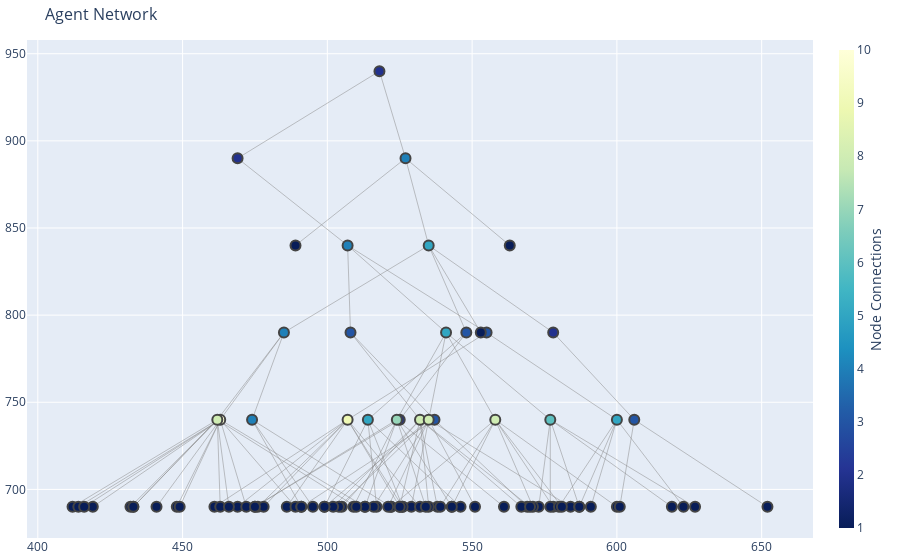

The notebook cell saved with this chart:
### Code cell
class AgentModelConfig:
    def __init__(
            self,
            agent_amount: int = 100,
            weight_amount_speed_rate: float = 0.6,
            children_y_margin: int = 50,
            children_x_margin: int = 50,
            graph_height: int = 1000,
            graph_width: int = 1000,
            hierarchy_levels: int = 6,
            lowest_level_percent: int = 60,
        ) -> None:
        self.children_y_margin = children_y_margin
        self.children_x_margin = children_x_margin
        self.graph_height = graph_height
        self.graph_width = graph_width
        self.hierarchy_levels  = hierarchy_levels
        self.lowest_level_percent = lowest_level_percent
        self.weight_amount_speed_rate = weight_amount_speed_rate
        self.agent_amount = agent_amount

class Agent:
    def __init__(self, config: AgentModelConfig, index: int, name: str, tier: int = 0, parent = None) -> None:
        self.index = index
        self.name = name
        self.tier = tier
        self.parent: Agent = parent
        self.plot_x = 0
        self.plot_y = 0

    def __hash__(self) -> int:
        return hash(self.index)

    def __eq__(self, other) -> bool:
        if not isinstance(other, Agent):
            return False
        return self.index == other.index

class AgentNetwork:
    def __init__(self, config: AgentModelConfig) -> None:
        self.agents: list[Agent] = []
        self.config = config
        self.hydrate()
        self.weighted_agent_amounts = self.get_weighted_agent_amounts()
        print(self.weighted_agent_amounts)
        self.assign_parents()
        # print(sum(self.weighted_agent_amounts))
        self.generate_random_trace()
        # self.test_print_agents()

    def __getitem__(self, items) -> typing.Union[Agent, Sequence[Agent]]:
        return self.agents[items]

    def __len__(self) -> int:
        return len(self.agents)

    def hydrate(self) -> None:
        self.agents = [Agent(
            config = self.config,
            index = i,
            name = names.get_full_name(),
        ) for i in range(self.config.agent_amount)]

    def assign_parents(self) -> None:
        pointer = 1
        parent_agents = []
        current_agents = []
        self.agents[0].parent = self.agents[0]
        for id_wam, weighted_agent_amount in enumerate(self.weighted_agent_amounts):
            for i in range(weighted_agent_amount):
                if pointer == len(self.agents):
                    continue
                current_agents.append(self.agents[pointer])
                self.agents[pointer].tier = id_wam + 1
                if id_wam == 0:
                    self.agents[pointer].parent = self.agents[0]
                else:
                    self.agents[pointer].parent = parent_agents[random.randint(0, len(parent_agents) - 1)]
                pointer += 1
            parent_agents = current_agents
            current_agents = []

    def generate_random_trace(self) -> None:
        for i in range(len(self.agents)):
            if self.agents[i].tier == 0:
                self.agents[i].plot_x = round(self.config.graph_width / 2)
                self.agents[i].plot_y = self.config.graph_height - 10
            self.agents[i].plot_x = random.randint(
                self.agents[i].parent.plot_x - self.config.children_x_margin,
                self.agents[i].parent.plot_x + self.config.children_x_margin
            )
            self.agents[i].plot_y = self.agents[i].parent.plot_y - self.config.children_y_margin

    def get_nx_edges(self):
        result = []
        for agent in self.agents:
            if agent.index == 0:
                continue
            result.append((agent, agent.parent, 1))
        return result

    def test_print_agents(self) -> None:
        for agent in self.agents:
            try:
                print(f'i={agent.index}, tier={agent.tier}, parent={agent.parent.index}, x={agent.plot_x}, y={agent.plot_y}')
            except AttributeError:
                print(f'i={agent.index}, tier={agent.tier}, parent=None, x={agent.plot_x}, y={agent.plot_y}')

    def get_weighted_agent_amounts(self) -> list[int]:
        """This function assumes that first hierarchy level always contains single agent"""
        total_parts = sum(range(self.config.hierarchy_levels))
        agent_amount = len(self.agents)
        part_size = round(agent_amount / total_parts / 2)
        i = 0
        amounts = []
        for level in range(self.config.hierarchy_levels - 1):
            weighted_count = round(pow(part_size, (level + 1) * self.config.weight_amount_speed_rate))
            if level == self.config.hierarchy_levels - 2:
                amounts.append(weighted_count - (sum(amounts, weighted_count) - agent_amount))
            else:
                amounts.append(weighted_count)
        return amounts

class AgentGraph:
    def __init__(self, agent_network: AgentNetwork) -> None:
        self.agent_network = agent_network
        self.nx_graph = nx.Graph()
        self.hydrate_nx_graph()

    def hydrate_nx_graph(self) -> None:
        self.nx_graph.add_nodes_from(self.agent_network)
        self.nx_graph.add_weighted_edges_from(self.agent_network.get_nx_edges())

    def convert_from_nx_to_ploty(self):
        edge_x = []
        edge_y = []
        for edge in self.nx_graph.edges():
            edge_x.append(edge[0].plot_x)
            edge_x.append(edge[1].plot_x)
            edge_x.append(None)
            edge_y.append(edge[0].plot_y)
            edge_y.append(edge[1].plot_y)
            edge_y.append(None)

        edge_trace = go.Scatter(
            x=edge_x, y=edge_y,
            line=dict(width=0.5, color='#888'),
            hoverinfo='none',
            mode='lines'
        )

        node_x = []
        node_y = []
        text = []
        for node in self.nx_graph.nodes():
            node_x.append(node.plot_x)
            node_y.append(node.plot_y)
            text.append(f'name: {node.name}, x:{node.plot_x}, y:{node.plot_y}')

        node_adjacencies = []
        for node, adjacencies in enumerate(self.nx_graph.adjacency()):
            node_adjacencies.append(len(adjacencies[1]))
            # node_text.append('# of connections: '+str(len(adjacencies[1])))

        node_trace = go.Scatter(
            x=node_x, y=node_y,
            text = text,
            mode='markers',
            hoverinfo='text',
            marker=dict(
                showscale=True,
                colorscale='YlGnBu',
                reversescale=True,
                color=node_adjacencies,
                size=10,
                colorbar=dict(
                    thickness=15,
                    title='Node Connections',
                    xanchor='left',
                    titleside='right'
                ),
                line_width=2)
        )
        return [edge_trace, node_trace]

    def draw_ploty_graph(self) -> None:
        fig = go.Figure(
            data=self.convert_from_nx_to_ploty(),
            layout=go.Layout(
            title='Agent Network',
            titlefont_size=16,
            showlegend=False,
            hovermode='closest',
            margin=dict(b=20,l=5,r=5,t=40),
            annotations=[ dict(
                text="",
                showarrow=False,
                xref="paper", yref="paper",
                x=0.005, y=-0.002 ) ],
            xaxis=dict(showgrid=True, zeroline=True, showticklabels=True),
            yaxis=dict(showgrid=True, zeroline=True, showticklabels=True))
        )
        fig.show()

    def draw_visjs_graph(self) -> None:
        net = Network('1000px', '1000px')
        for node in nx_graph.nodes():
            net.add_node(node.index, label=node.name)
        for edge in nx_graph.edges():
            net.add_edge(edge[0].index, edge[1].index)
        # net.from_nx(nx_graph)
        net.toggle_physics(False)
        net.show_buttons(filter_=[
            'physics',
            'layout',
            # 'edges'
        ])
        net.show('graph.html')

def main():
    conf            = AgentModelConfig()
    agent_network   = AgentNetwork(conf)
    graph           = AgentGraph(agent_network)

    graph.draw_ploty_graph()
    graph.draw_visjs_graph()

    # agent_network[0].name = 'asd'
    # for node in graph.nx_graph.nodes():
    #     print(node.name)

if __name__ == "__main__":
    main()

### Figure 1 — Plotly figure (JSON) as saved in the notebook; plotly's stock layout.template omitted (floating-point values rounded to 4 significant figures; data arrays with more than 128 entries replaced by an {"elided": "..."} marker saying what was removed)
{"data": [{"hoverinfo": "none", "line": {"color": "#888", "width": 0.5}, "mode": "lines", "x": {"elided": "297 int values"}, "y": {"elided": "297 int values"}, "type": "scatter"}, {"hoverinfo": "text", "marker": {"color": [2, 2, 4, 5, 1, 1, 4, 3, 1, 3, 5, 4, 2, 3, 6, 5, 3, 8, 9, 4, 3, 8, 8, 10, 2, 8, 7, 5, 1, 1, 1, 1, 1, 1, 1, 1, 1, 1, 1, 1, 1, 1, 1, 1, 1, 1, 1, 1, 1, 1, 1, 1, 1, 1, 1, 1, 1, 1, 1, 1, 1, 1, 1, 1, 1, 1, 1, 1, 1, 1, 1, 1, 1, 1, 1, 1, 1, 1, 1, 1, 1, 1, 1, 1, 1, 1, 1, 1, 1, 1, 1, 1, 1, 1, 1, 1, 1, 1, 1, 1], "colorbar": {"thickness": 15, "title": {"side": "right", "text": "Node Connections"}, "xanchor": "left"}, "colorscale": [[0.0, "rgb(255,255,217)"], [0.125, "rgb(237,248,177)"], [0.25, "rgb(199,233,180)"], [0.375, "rgb(127,205,187)"], [0.5, "rgb(65,182,196)"], [0.625, "rgb(29,145,192)"], [0.75, "rgb(34,94,168)"], [0.875, "rgb(37,52,148)"], [1.0, "rgb(8,29,88)"]], "line": {"width": 2}, "reversescale": true, "showscale": true, "size": 10}, "mode": "markers", "text": ["name: Kristen Oliver, x:518, y:940", "name: Manuel Cross, x:469, y:890", "name: Maxine Newman, x:527, y:890", "name: Ronald Merlino, x:535, y:840", "name: Alma Howard, x:489, y:840", "name: Leora Smith, x:563, y:840", "name: Jose Pereyra, x:507, y:840", "name: Paul Marshall, x:555, y:790", "name: Joan Baker, x:553, y:790", "name: Wayne George, x:548, y:790", "name: Deborah Melvin, x:541, y:790", "name: Matthew Cullen, x:485, y:790", "name: Traci Lanno, x:578, y:790", "name: Dorothy Kennedy, x:508, y:790", "name: Christopher Rojas, x:577, y:740", "name: Shawna Dann, x:514, y:740", "name: Norman Honaker, x:537, y:740", "name: Sarah Oster, x:532, y:740", "name: Shameka Taylor, x:507, y:740", "name: Diane Tennant, x:474, y:740", "name: Jack Woodruff, x:606, y:740", "name: Donna Pagel, x:558, y:740", "name: Anisa Lakin, x:535, y:740", "name: Laurie Grimes, x:463, y:740", "name: James Taylor, x:525, y:740", "name: Carol Hough, x:462, y:740", "name: John Bruce, x:524, y:740", "name: Linda Sisk, x:600, y:740", "name: Carla Rivera, x:486, y:690", "name: Mathew Tatro, x:623, y:690", "name: Coleen Wietzel, x:489, y:690", "name: Goldie Dixon, x:584, y:690", "name: Robert Jackson, x:543, y:690", "name: Fred Woodham, x:569, y:690", "name: William Schiller, x:432, y:690", "name: Carolyn Bica, x:517, y:690", "name: Frank Rhoads, x:433, y:690", "name: Deborah Moreno, x:546, y:690", "name: Michael Gray, x:578, y:690", "name: George Miller, x:412, y:690", "name: Linda Sharpe, x:448, y:690", "name: Lula Alvarez, x:516, y:690", "name: Judith Lynch, x:522, y:690", "name: Dianne Yaiva, x:561, y:690", "name: Ruth Dustman, x:419, y:690", "name: Cassandra Nguyen, x:652, y:690", "name: Aaron Webster, x:491, y:690", "name: Kyle Smith, x:543, y:690", "name: Sara Wilson, x:513, y:690", "name: Judy Sinkler, x:461, y:690", "name: Larry Toto, x:449, y:690", "name: Edward Sharp, x:526, y:690", "name: Robbie Hopper, x:469, y:690", "name: Jose Corcoran, x:491, y:690", "name: Robert Wyrick, x:475, y:690", "name: Deborah Smith, x:627, y:690", "name: Robert Loper, x:509, y:690", "name: Yvette Dowdy, x:463, y:690", "name: Dana Brien, x:591, y:690", "name: Lessie Finch, x:525, y:690", "name: Glenn Barnett, x:522, y:690", "name: Sandra Cleaves, x:567, y:690", "name: Nicole Aziz, x:573, y:690", "name: Cynthia Dawson, x:529, y:690", "name: Barbara Bowen, x:476, y:690", "name: Patricia Sturdivant, x:538, y:690", "name: Michael Hess, x:472, y:690", "name: Jacqueline Trimble, x:478, y:690", "name: Daniel Welch, x:433, y:690", "name: Erin Moore, x:466, y:690", "name: Jo Mccue, x:475, y:690", "name: Donna Lewis, x:414, y:690", "name: Eugene Wills, x:416, y:690", "name: Diane Beckett, x:441, y:690", "name: John Mcneil, x:535, y:690", "name: Charles Mcbride, x:619, y:690", "name: John Shaffer, x:577, y:690", "name: Gloria Adame, x:526, y:690", "name: Charise Pizer, x:551, y:690", "name: Andres Littleton, x:532, y:690", "name: Ramon Anderson, x:587, y:690", "name: Mary Simms, x:571, y:690", "name: Frances Morris, x:521, y:690", "name: Rebecca Clark, x:539, y:690", "name: Jorge Crandall, x:580, y:690", "name: Barry Mestad, x:505, y:690", "name: Orlando Simpson, x:587, y:690", "name: Danielle Sanford, x:570, y:690", "name: Nathan Gaunt, x:504, y:690", "name: Michael Godfrey, x:502, y:690", "name: Betty Hinds, x:499, y:690", "name: Debbie Elliott, x:534, y:690", "name: James Gallagher, x:499, y:690", "name: Jeffrey Hewson, x:600, y:690", "name: Lorene Ballard, x:601, y:690", "name: Nathan Mara, x:525, y:690", "name: Christine Oconnor, x:581, y:690", "name: David Stewart, x:495, y:690", "name: Miguel Kuhn, x:513, y:690", "name: Camille Carroll, x:510, y:690"], "x": [518, 469, 527, 535, 489, 563, 507, 555, 553, 548, 541, 485, 578, 508, 577, 514, 537, 532, 507, 474, 606, 558, 535, 463, 525, 462, 524, 600, 486, 623, 489, 584, 543, 569, 432, 517, 433, 546, 578, 412, 448, 516, 522, 561, 419, 652, 491, 543, 513, 461, 449, 526, 469, 491, 475, 627, 509, 463, 591, 525, 522, 567, 573, 529, 476, 538, 472, 478, 433, 466, 475, 414, 416, 441, 535, 619, 577, 526, 551, 532, 587, 571, 521, 539, 580, 505, 587, 570, 504, 502, 499, 534, 499, 600, 601, 525, 581, 495, 513, 510], "y": [940, 890, 890, 840, 840, 840, 840, 790, 790, 790, 790, 790, 790, 790, 740, 740, 740, 740, 740, 740, 740, 740, 740, 740, 740, 740, 740, 740, 690, 690, 690, 690, 690, 690, 690, 690, 690, 690, 690, 690, 690, 690, 690, 690, 690, 690, 690, 690, 690, 690, 690, 690, 690, 690, 690, 690, 690, 690, 690, 690, 690, 690, 690, 690, 690, 690, 690, 690, 690, 690, 690, 690, 690, 690, 690, 690, 690, 690, 690, 690, 690, 690, 690, 690, 690, 690, 690, 690, 690, 690, 690, 690, 690, 690, 690, 690, 690, 690, 690, 690], "type": "scatter"}], "layout": {"annotations": [{"showarrow": false, "text": "", "x": 0.005, "xref": "paper", "y": -0.002, "yref": "paper"}], "hovermode": "closest", "margin": {"b": 20, "l": 5, "r": 5, "t": 40}, "showlegend": false, "title": {"font": {"size": 16}, "text": "Agent Network"}, "xaxis": {"showgrid": true, "showticklabels": true, "zeroline": true}, "yaxis": {"showgrid": true, "showticklabels": true, "zeroline": true}}}
